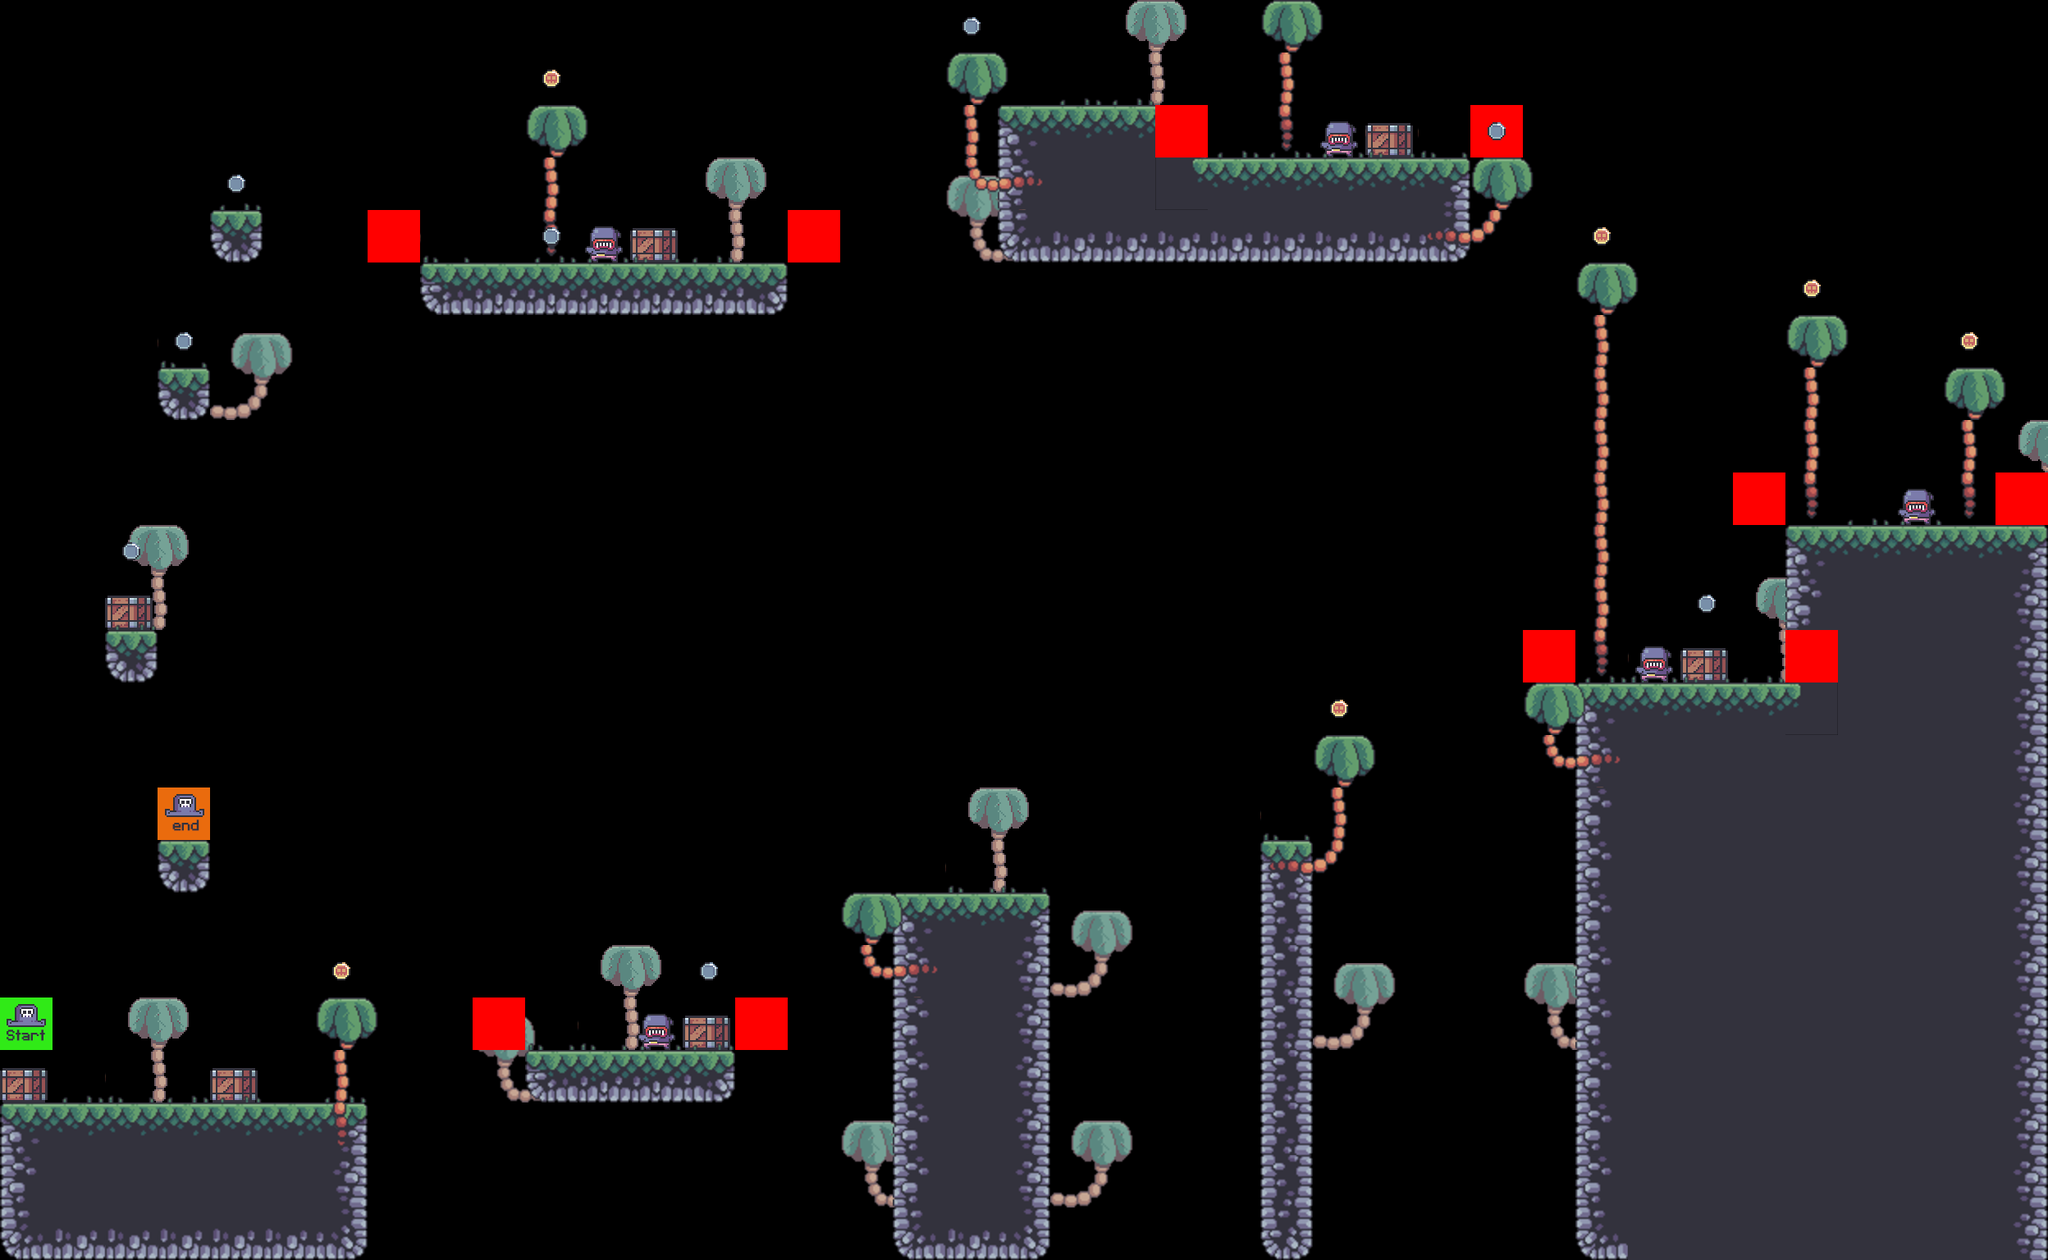

This game map was drawn from its Tiled (.tmx) file and the tilesets committed beside it. A one-line description and the trimmed map source follow:
An orthogonal 39x24 tile map with 64x64 px tiles, 10 tile layers (bg_palms, terrain, crates, grass, ...), 8 tilesets.

<map version="1.8" tiledversion="1.8.2" orientation="orthogonal" renderorder="right-down" width="39" height="24" tilewidth="64" tileheight="64" infinite="0" nextlayerid="11" nextobjectid="1">
 <editorsettings>
  <export target="level_0.csv" format="csv" />
 </editorsettings>
 <tileset firstgid="1" source="../Official Tileset/terrain tiles pirate.tsx" />
 <tileset firstgid="86" source="../Official Tileset/palm_stem_grass.tsx" />
 <tileset firstgid="95" source="../Official Tileset/fg_palms.tsx" />
 <tileset firstgid="96" source="../Official Tileset/player_tiles.tsx" />
 <tileset firstgid="98" source="../Official Tileset/crates.tsx" />
 <tileset firstgid="99" source="../Official Tileset/enemy_tile.tsx" />
 <tileset firstgid="101" source="../Official Tileset/bg_palms.tsx" />
 <tileset firstgid="104" source="../Official Tileset/coin_tiles.tsx" />
 <layer id="1" name="bg_palms" width="39" height="24">
  <data>[936 cells, 16 non-empty, 3 distinct tile ids]</data>
 </layer>
 <layer id="10" name="terrain" width="39" height="24">
  <data>[936 cells, 201 non-empty, 18 distinct tile ids]</data>
 </layer>
 <layer id="3" name="crates" width="39" height="24">
  <data>[936 cells, 8 non-empty, 1 distinct tile ids]</data>
 </layer>
 <layer id="4" name="grass" width="39" height="24">
  <data>[936 cells, 35 non-empty, 2 distinct tile ids]</data>
 </layer>
 <layer id="5" name="enemy" width="39" height="24">
  <data>[936 cells, 5 non-empty, 1 distinct tile ids]</data>
 </layer>
 <layer id="6" name="constraints" width="39" height="24">
  <data>[936 cells, 10 non-empty, 1 distinct tile ids]</data>
 </layer>
 <layer id="7" name="fg_palms_stems" width="39" height="24">
  <data>[936 cells, 30 non-empty, 6 distinct tile ids]</data>
 </layer>
 <layer id="8" name="fg_palms_leaves" width="39" height="24">
  <data>[936 cells, 11 non-empty, 1 distinct tile ids]</data>
 </layer>
 <layer id="9" name="coins" width="39" height="24">
  <data>[936 cells, 14 non-empty, 2 distinct tile ids]</data>
 </layer>
 <layer id="2" name="player" width="39" height="24">
  <data>[936 cells, 2 non-empty, 2 distinct tile ids]</data>
 </layer>
</map>
